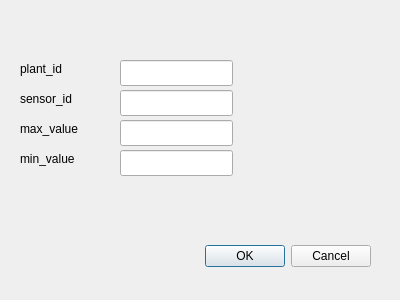
<?xml version="1.0" encoding="UTF-8"?>
<ui version="4.0">
 <class>add_requirement</class>
 <widget class="QDialog" name="add_requirement">
  <property name="geometry">
   <rect>
    <x>0</x>
    <y>0</y>
    <width>400</width>
    <height>300</height>
   </rect>
  </property>
  <property name="windowTitle">
   <string>Dialog</string>
  </property>
  <widget class="QDialogButtonBox" name="buttonBox">
   <property name="geometry">
    <rect>
     <x>30</x>
     <y>240</y>
     <width>341</width>
     <height>32</height>
    </rect>
   </property>
   <property name="orientation">
    <enum>Qt::Horizontal</enum>
   </property>
   <property name="standardButtons">
    <set>QDialogButtonBox::Cancel|QDialogButtonBox::Ok</set>
   </property>
  </widget>
  <widget class="QLabel" name="label">
   <property name="geometry">
    <rect>
     <x>20</x>
     <y>60</y>
     <width>58</width>
     <height>18</height>
    </rect>
   </property>
   <property name="text">
    <string>plant_id</string>
   </property>
  </widget>
  <widget class="QLabel" name="label_2">
   <property name="geometry">
    <rect>
     <x>20</x>
     <y>90</y>
     <width>58</width>
     <height>18</height>
    </rect>
   </property>
   <property name="text">
    <string>sensor_id</string>
   </property>
  </widget>
  <widget class="QLabel" name="label_3">
   <property name="geometry">
    <rect>
     <x>20</x>
     <y>120</y>
     <width>58</width>
     <height>18</height>
    </rect>
   </property>
   <property name="text">
    <string>max_value</string>
   </property>
  </widget>
  <widget class="QLabel" name="label_4">
   <property name="geometry">
    <rect>
     <x>20</x>
     <y>150</y>
     <width>58</width>
     <height>18</height>
    </rect>
   </property>
   <property name="text">
    <string>min_value</string>
   </property>
  </widget>
  <widget class="QLineEdit" name="plant_id">
   <property name="geometry">
    <rect>
     <x>120</x>
     <y>60</y>
     <width>113</width>
     <height>26</height>
    </rect>
   </property>
  </widget>
  <widget class="QLineEdit" name="sensor_id">
   <property name="geometry">
    <rect>
     <x>120</x>
     <y>90</y>
     <width>113</width>
     <height>26</height>
    </rect>
   </property>
  </widget>
  <widget class="QLineEdit" name="max_value">
   <property name="geometry">
    <rect>
     <x>120</x>
     <y>120</y>
     <width>113</width>
     <height>26</height>
    </rect>
   </property>
  </widget>
  <widget class="QLineEdit" name="min_value">
   <property name="geometry">
    <rect>
     <x>120</x>
     <y>150</y>
     <width>113</width>
     <height>26</height>
    </rect>
   </property>
  </widget>
 </widget>
 <resources/>
 <connections>
  <connection>
   <sender>buttonBox</sender>
   <signal>accepted()</signal>
   <receiver>add_requirement</receiver>
   <slot>accept()</slot>
   <hints>
    <hint type="sourcelabel">
     <x>248</x>
     <y>254</y>
    </hint>
    <hint type="destinationlabel">
     <x>157</x>
     <y>274</y>
    </hint>
   </hints>
  </connection>
  <connection>
   <sender>buttonBox</sender>
   <signal>rejected()</signal>
   <receiver>add_requirement</receiver>
   <slot>reject()</slot>
   <hints>
    <hint type="sourcelabel">
     <x>316</x>
     <y>260</y>
    </hint>
    <hint type="destinationlabel">
     <x>286</x>
     <y>274</y>
    </hint>
   </hints>
  </connection>
 </connections>
</ui>
